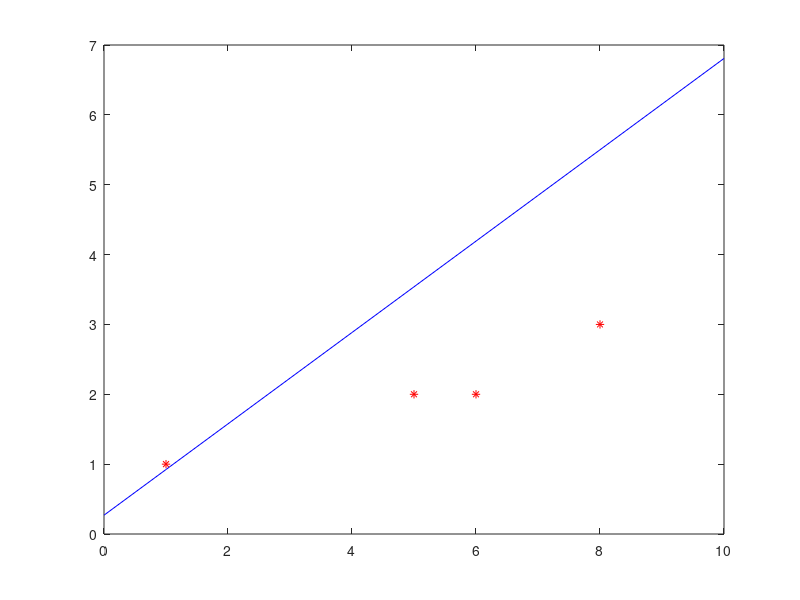

The MATLAB script that drew this image:
% Given the points: (1, 1)  (5,2)   (6,2)   (8,3)
% a) Find the least squares line f(x) = mx + b for the points
% b) Plot f(x) along with the points
% c) Use f(x) to estimate y when x = 20

x = [1; 5; 6; 8];
y = [1; 2; 2; 3];
A = [1 1; 1 5; 1 6; 1 8];
w = inv(A'* A) * A' * y;
XX = 0:10;
YY = polyval(w, XX);
plot(XX, YY, 'b-');
hold on;
plot(x, y, 'r*');
